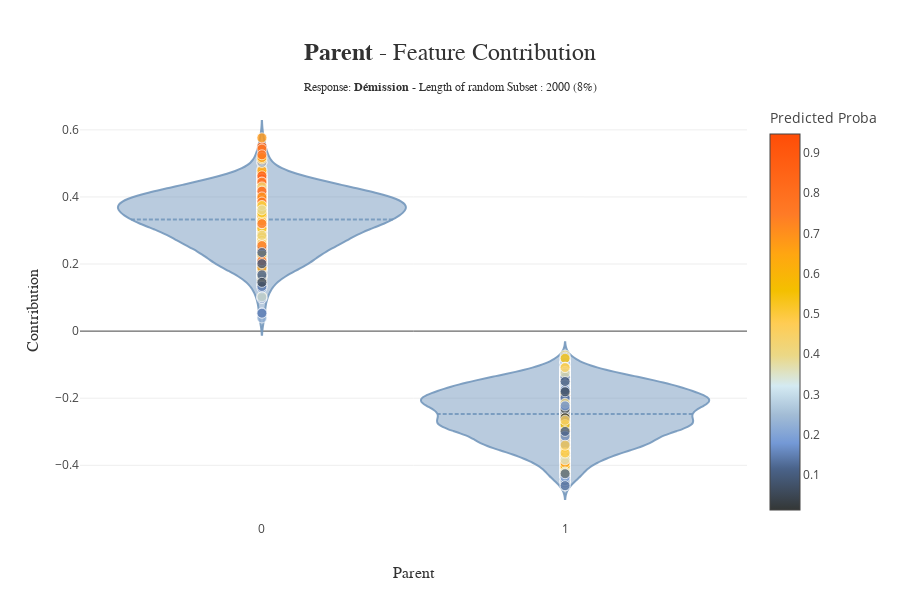

Notebook code cell kept with this figure:
### Markdown cell above
- It is good to notice that "Célibataire" feature tend towards negative values "Pas de démission" in contrast to "Marié" feature. Maybe that is explained by the fact that maried people do have their partnersto help them, so they have less pressure and risk for changing their job

### Code cell
xpl.plot.contribution_plot(col="Parent")

### Figure 1 — Plotly figure (JSON) as saved in the notebook; plotly's stock layout.template omitted (floating-point values rounded to 4 significant figures; data arrays with more than 128 entries replaced by an {"elided": "..."} marker saying what was removed)
{"data": [{"customdata": {"elided": "2000 int values"}, "hovertemplate": "<b>%{hovertext}</b><br />Parent :<br />%{x}<br />Contribution: %{y:.4f}<extra></extra>", "hovertext": {"elided": "570 str values"}, "jitter": 0.075, "line": {"color": "rgba(117, 152, 189, 0.9)"}, "marker": {"line": {"color": "white", "width": 0.8}, "opacity": 0.8, "size": 10}, "meanline": {"visible": true}, "pointpos": 0, "points": false, "scalemode": "count", "showlegend": false, "type": "violin", "x": {"elided": "570 int values"}, "y": {"elided": "570 float values"}}, {"customdata": {"elided": "2000 int values"}, "hovertemplate": "<b>%{hovertext}</b><br />Parent :<br />%{x}<br />Contribution: %{y:.4f}<extra></extra>", "hovertext": {"elided": "1430 str values"}, "jitter": 0.075, "line": {"color": "rgba(117, 152, 189, 0.9)"}, "marker": {"line": {"color": "white", "width": 0.8}, "opacity": 0.8, "size": 10}, "meanline": {"visible": true}, "pointpos": 0, "points": false, "scalemode": "count", "showlegend": false, "type": "violin", "x": {"elided": "1430 int values"}, "y": {"elided": "1430 float values"}}, {"customdata": {"elided": "2000 int values"}, "hovertemplate": "<b>%{hovertext}</b><br />Parent :<br />%{x}<br />Contribution: %{y:.4f}<extra></extra>", "hovertext": {"elided": "2000 str values"}, "marker": {"color": {"elided": "2000 float values"}, "coloraxis": "coloraxis", "line": {"color": "white", "width": 0.8}, "opacity": 0.8, "size": 10}, "mode": "markers", "showlegend": false, "type": "scatter", "x": {"elided": "2000 int values"}, "y": {"elided": "2000 float values"}}], "layout": {"coloraxis": {"colorbar": {"title": {"text": "Predicted Proba"}}, "colorscale": [[0, "rgb(52, 55, 54)"], [0.11, "rgb(74, 99, 138)"], [0.1778, "rgb(116, 153, 214)"], [0.2526, "rgb(162, 188, 213)"], [0.33, "rgb(212, 234, 242)"], [0.4107, "rgb(235, 216, 134)"], [0.4974, "rgb(255, 204, 83)"], [0.5832, "rgb(244, 192, 0)"], [0.6801, "rgb(255, 166, 17)"], [0.786, "rgb(255, 123, 38)"], [1, "rgb(255, 77, 7)"]]}, "height": 600, "hovermode": "closest", "title": {"font": {"color": "rgb(50, 50, 50)", "family": "Arial", "size": 24}, "text": "<b>Parent</b> - Feature Contribution<span style='font-size: 12px;'><br />Response: <b>Démission</b> - Length of random Subset : 2000 (8%)</span>", "x": 0.5, "xanchor": "center", "y": 0.9, "yanchor": "middle"}, "violingap": 0.05, "violingroupgap": 0, "violinmode": "overlay", "width": 900, "xaxis": {"automargin": true, "range": [-0.6, 1.6], "title": {"font": {"color": "rgb(50, 50, 50)", "family": "Arial Black", "size": 16}, "text": "Parent"}, "type": "category"}, "yaxis": {"automargin": true, "title": {"font": {"color": "rgb(50, 50, 50)", "family": "Arial Black", "size": 16}, "text": "Contribution"}}}}
